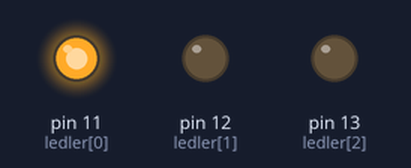
A sketch run on a simulated Arduino Uno, built with avr-gcc and run on an emulated ATmega328P. Parts: output pins drawn as LEDs (lit = HIGH).

Above: at 0.5 s.
At 1.5 s:
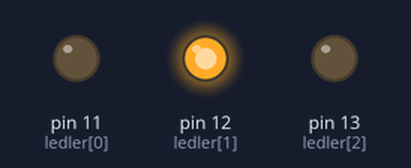
At 3.0 s:
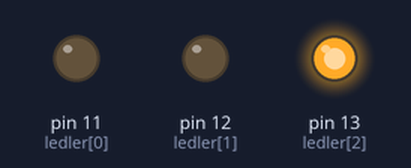
Timing chart, 0 to 7.8 s (numbered marks = the images above):
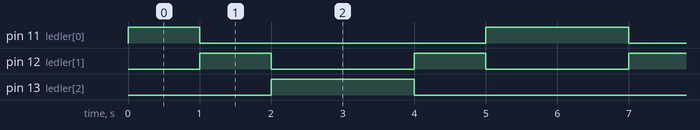

The sketch:

deney3.ino
```cpp
int ledler[] = {11, 12, 13};

void setup()
{
  for(int i = 0; i < 3; i++)
  {
    pinMode(ledler[i], OUTPUT);
  }
}

void loop()
{
  for (int i = 0; i < 3; i++)
  {
    digitalWrite(ledler[i], HIGH);
    delay(1000);
    digitalWrite(ledler[i], LOW);
  }
  for (int j = 2; j > -1; j--)
  {
    digitalWrite(ledler[j], HIGH);
    delay(1000);
    digitalWrite(ledler[j], LOW);
  }

}
```

Measured:
- by itself, pin 11 (ledler[0]): repeats every 6.0 s: LOW 4.0 s, HIGH 2.0 s
- by itself, pin 12 (ledler[1]): alternates HIGH for 1.0 s and LOW for 2.0 s
- by itself, pin 13 (ledler[2]): alternates HIGH for 2.0 s and LOW for 4.0 s
